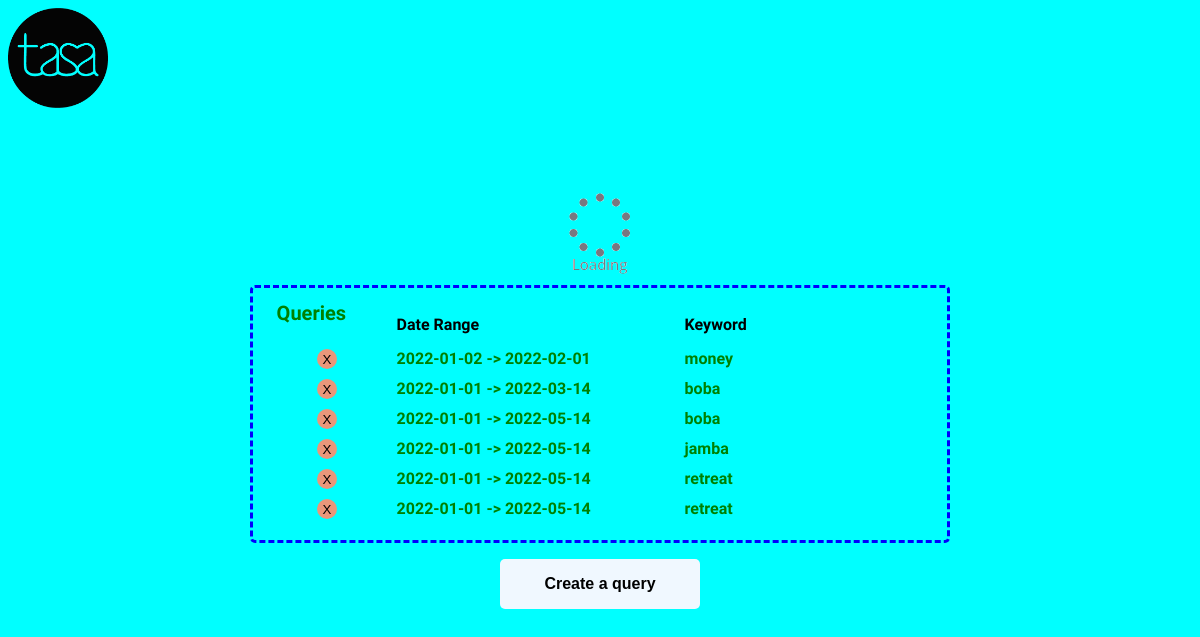
Page /queries/create/loading/ on the earlier database version.
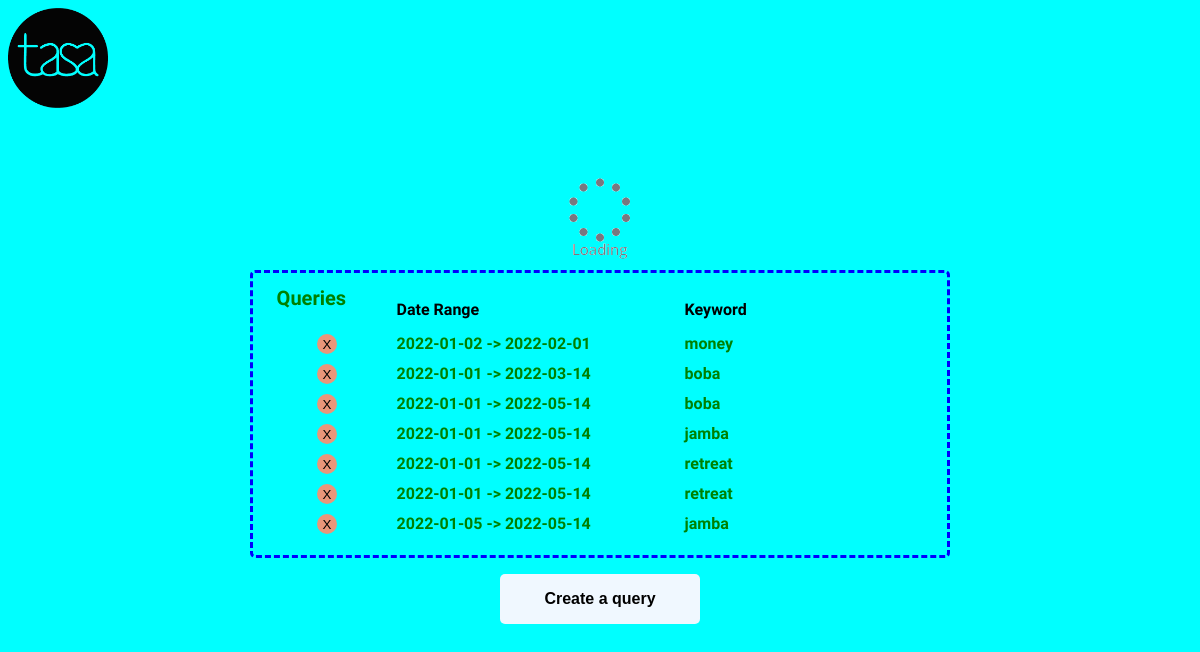
Same page on the later database version.
### queries/models.py (models this page shows)
class Query(models.Model):
    queryDate = models.DateTimeField(auto_now=False, auto_now_add=True)
    dateStart = models.DateField(auto_now=False, auto_now_add=False)
    dateEnd = models.DateField(auto_now=False, auto_now_add=False)
    keyword = models.TextField(blank=True)
    def __str__(self):
        return self.dateStart.__str__() + " -> " + self.dateEnd.__str__()

### queries/views.py (the view)
# urls.py: path('create/loading/', views.loading, name='loading'),
def loading(request):
    template_name = 'queries/loading.html'
    queries = Query.objects.all()
    context = {
    'queries': queries,
    }
    return render(request, template_name, context)

### queries/templates/queries/loading.html
{% extends './index.html' %}
{% block content %}
  {% load static %}
  <img class="loading" src="{% static 'queries/images/loading.gif' %}" alt="loading">
{% endblock %}

### queries/templates/queries/index.html (shortened to what this page needs)
<!DOCTYPE html>
<html lang='en'>
<head>
</head>
<body>
{% load static %}
<link rel='stylesheet' href="/static/queries/style.css?{% now 'U' %}"/>
<img class="logo" src="{% static 'queries/images/logo.png' %}" alt="tasa logo">
{% block content %}{% endblock %}
<div class="query_list_view box">
  <h1><a href="/queries">Queries</a></h1>
  {% if queries %}
  <ul>
    <li>
      <div class="query">
        <p class="label query_date">Date Range</p>
        <p class="label query_key">Keyword</p>
      </div>
    </li>
    {% for query in queries %}
    <li>
      <div class="query">
        <form action="{% url 'queries:del' query.id%}" method="POST">
          <button class="delBtn" type="submit">X</button>
        </form>
        <a href="{% url 'queries:detail' query.id %}">
          <div class="query_date">{{ query }}</div>
          <div class="query_key">{{ query.keyword }}</div>
        </a>
      </div>
    </li>
    {% endfor %}
  </ul>
  {% else %}
  <p>No queries exist.</p>
  {% endif %}
</div>
<a href="{% url 'queries:create' %}"><button class="createBtn" type="button" name="button">Create a query</button></a>
</body>
</html>

Differences in the rows shown:
added Query: dateStart+dateEnd "2022-01-05 -> 2022-05-14", keyword "jamba"
